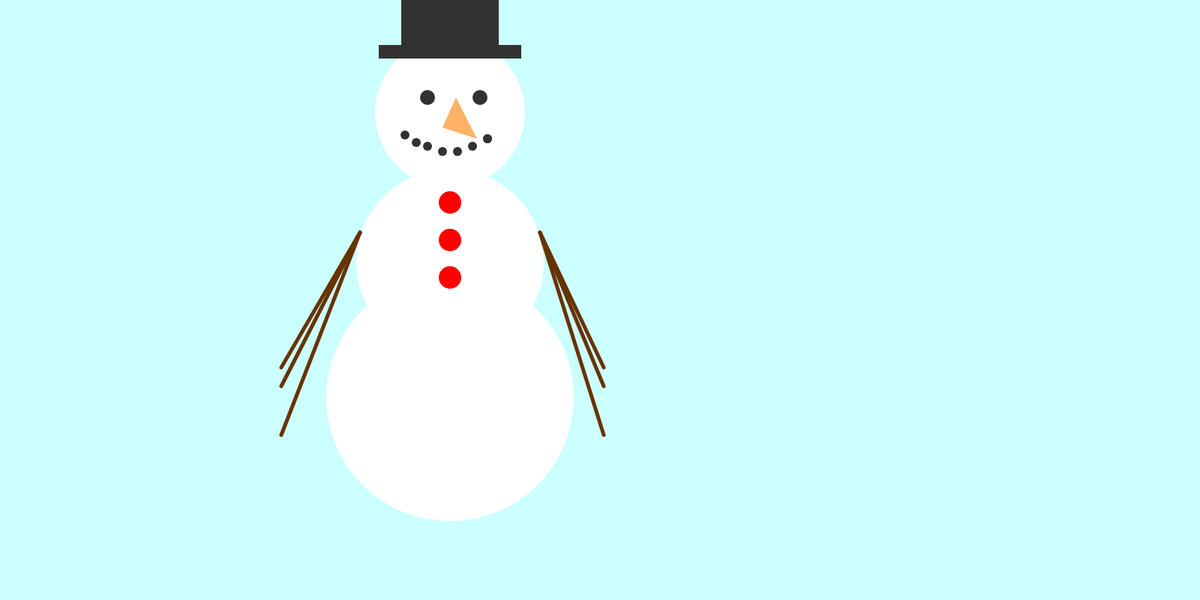
Frame 1 (no input)
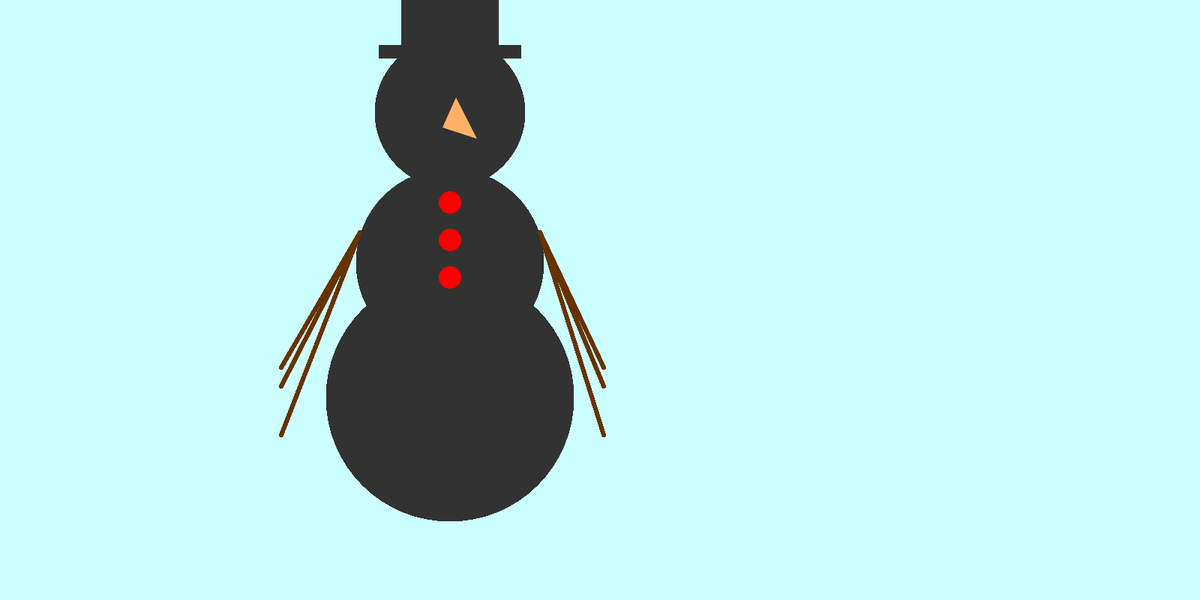
Frame 60 (no input)
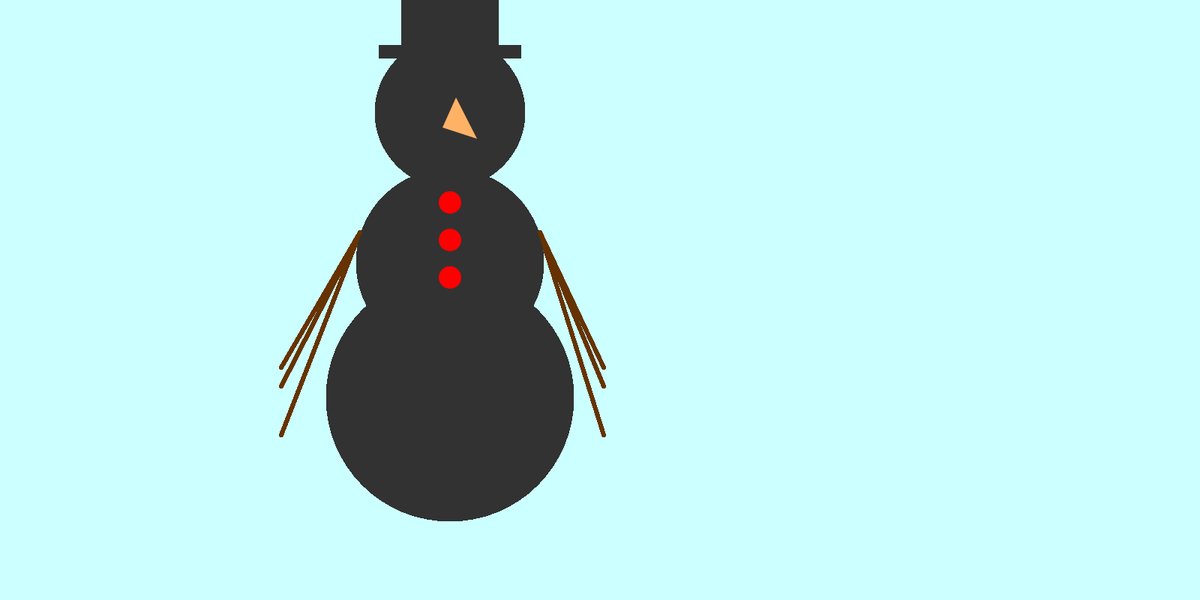
Frame 120 (the mouse pressed at the canvas centre since frame 60)

The p5.js sketch that drew these frames (run headless with seeded random() and noise() and a simulated clock; from frame 60 on, the mouse is pressed at the canvas centre):

// p5.js sketch
// ── sketch.js
function setup() {
  createCanvas(1600, 800);
  background(204, 255, 255);  
}

function draw() {
//push()
//textSize(100);
//text("Holidays", 130, 300); 
//fill(0, 102, 153);
//text("Happy", 80, 160);
//pop()


ellipseMode(CENTER);

//noStroke();
//ellipse(26, 46, 55, 55);


//bottom body circle
noStroke()
ellipse(600, 530, 330, 330);

//middle body circle
ellipse(600, 350, 250, 250);

//head
ellipse(600, 150, 200, 200);

//eyes


fill(50);
ellipse(570, 130, 20, 20); //eye
fill(50);
ellipse(640, 130, 20, 20);//eye



//mouth
fill(50);
ellipse(650, 185, 12, 12);

fill(50);
ellipse(540, 180, 12, 12);

fill(50);
ellipse(555, 190, 12, 12);

fill(50);
ellipse(570, 195, 12, 12);

fill(50);
ellipse(590, 202, 12, 12);

fill(50);
ellipse(610, 202, 12, 12);

fill(50);
ellipse(630, 195, 12, 12);

fill(50);
ellipse(650, 185, 12, 12);




//buttons
fill(255, 0, 0);
ellipse(600, 270, 30, 30);

fill(255, 0, 0);
ellipse(600, 320, 30, 30);

fill(255, 0, 0);
ellipse(600, 370, 30, 30);


//nose

fill(255, 178, 102);
noStroke();
translate(550,110);

triangle(40, 60, 58, 20, 86, 75);


//arms
stroke(102, 51, 0);
strokeWeight(5);  // Thicker
line(-70, 200, -175, 380);
line(-70, 200, -175, 405);
line(-70, 200, -175, 470);




stroke(102, 51, 0);
strokeWeight(5);  // Thicker
line(170, 200, 255, 380);
line(170, 200, 255, 405);
line(170, 200, 255, 470);
translate(300,400);

//hat
fill(50);
noStroke();
rect(-345, -450, 190, 18);
rect(-315, -520, 130, 80);
translate(550,110);



}
